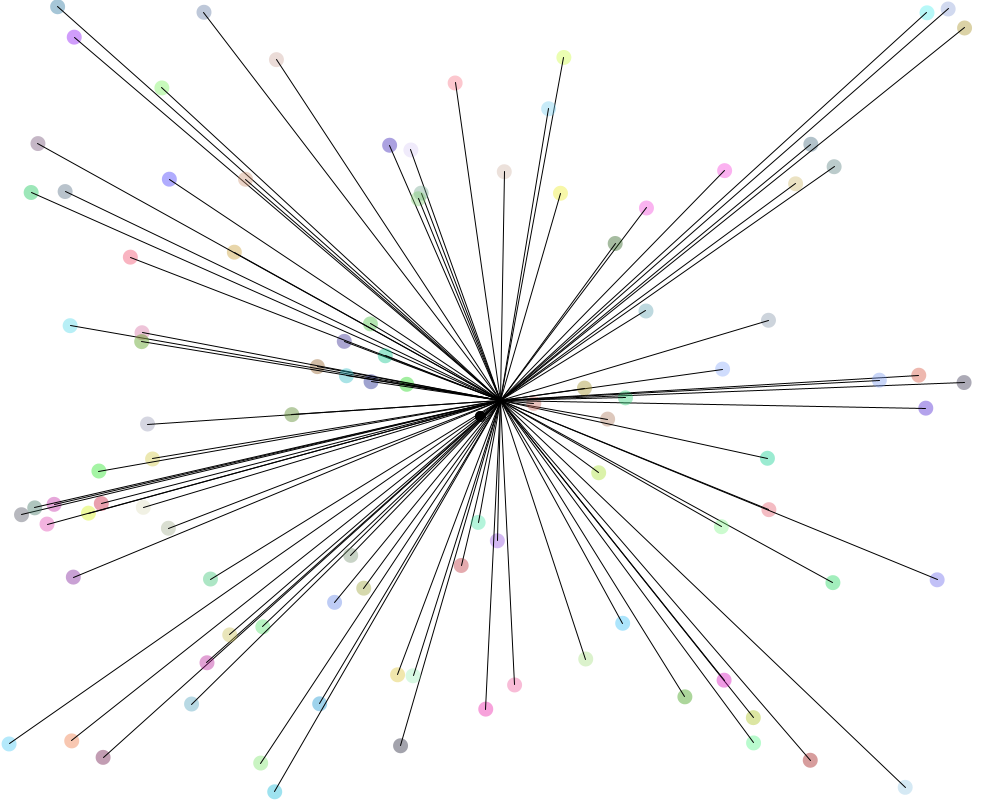
Frame 1 (no input)
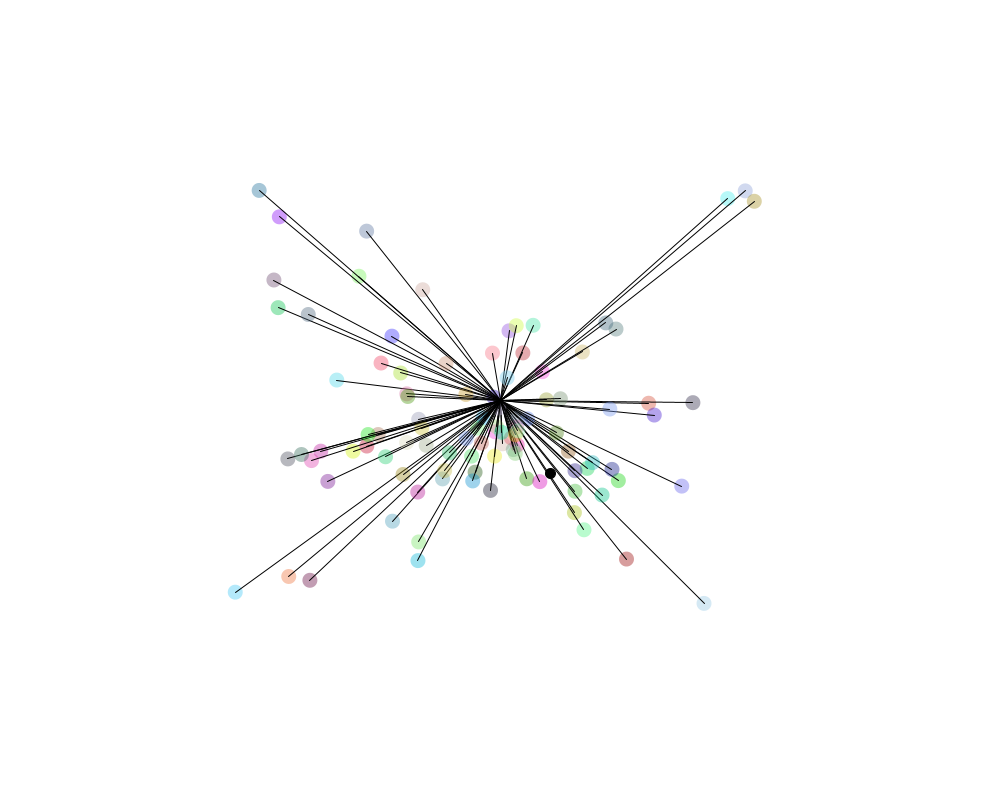
Frame 60 (the mouse pressed at the canvas centre just before this capture)
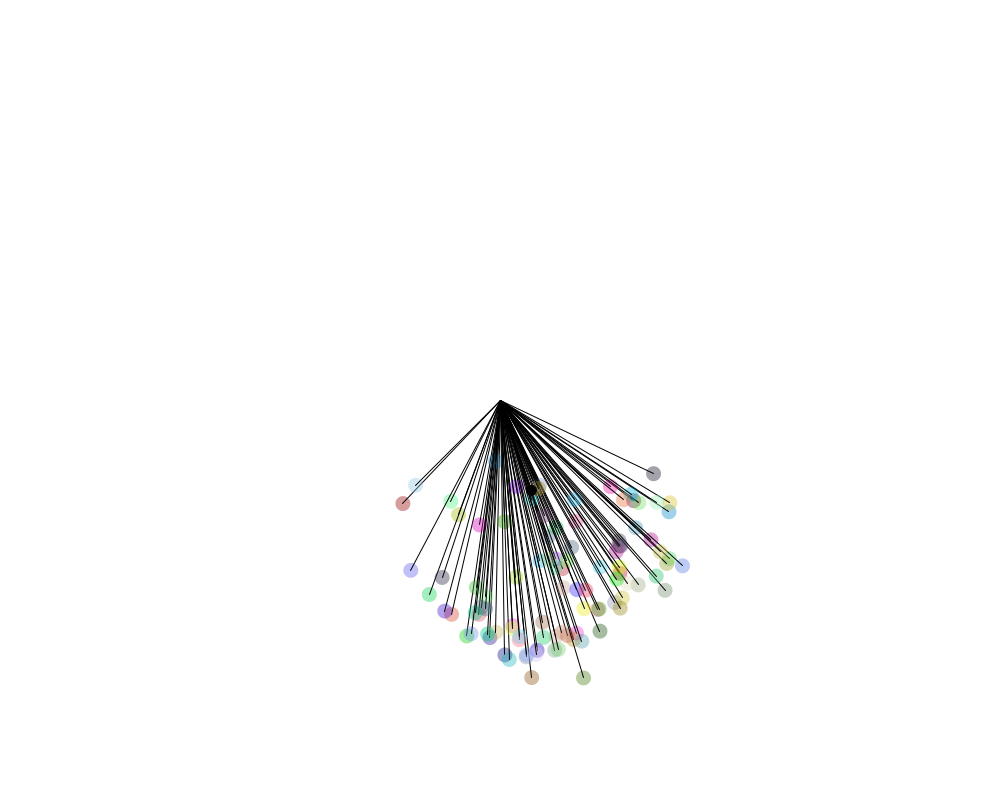
Frame 120 (the mouse held since frame 60 and released just before this capture)

The Processing sketch that drew these frames (run headless with seeded random() and noise(); from frame 60 on, the mouse is pressed at the canvas centre):

// Processing sketch: FlockOfCircles2
// ── FlockOfCircles2.pde
// The Nature of Code
// Daniel Shiffman
// http://natureofcode.com
// Ben Smith changes 2/5/20

// Demonstration of the basics of motion with vector.
// A "Mover" object stores position, velocity, and acceleration as vectors
// The motion is controlled by affecting the acceleration (in this case towards the mouse)

Mover[] movers = new Mover[100];

// random mover
float x;
float y;

void setup() {
  size(1000,800);
  for (int i = 0; i < movers.length; i++) {
    movers[i] = new Mover(); 
  }
  x=width/2;
  y=height/2;
}

void draw() {
  
  background(255,10);
  x+=random(-20,20);
  y+=random(-20,20);
  if(x > width || x < 0 ) x=width/2;
  if(y > height || y < 0 ) y=height/2;
  for (int i = 0; i < movers.length; i++) {
    movers[i].update((int)x,(int)y);
    movers[i].display(); 
  }
  fill(0);
  ellipse(x,y,10,10);
}

// ── Mover.pde
// The Nature of Code
// Daniel Shiffman
// http://natureofcode.com
// changes made by Ben Smith 02/04/2020

class Mover {

  // The Mover tracks position, velocity, and acceleration 
  PVector position;
  PVector velocity;
  PVector acceleration;
  // The Mover's maximum speed
  float topspeed;
  color myColor;

  Mover() {
    // Start in the center
    position = new PVector(random(width),random(height));
    velocity = new PVector(0,0);
    topspeed = 6;
    myColor = color(random(255),random(255), random(255),100);
  }

  void update(int moverX, int moverY) {
    
    // Compute a vector that points from position to mouse
    PVector mouse = new PVector(moverX,moverY);
    acceleration = PVector.sub(mouse,position);
    // Set magnitude of acceleration
    //acceleration.setMag(0.2);
    acceleration.normalize();
    acceleration.mult(0.2);
    
    // Velocity changes according to acceleration
    velocity.add(acceleration);
    // Limit the velocity by topspeed
    velocity.limit(topspeed);
    // position changes by velocity
    position.add(velocity);
  }

  void display() {
    noStroke();
    //strokeWeight(2);
    fill(myColor);
    ellipse(position.x,position.y,15,15);
    stroke(0);
    line(position.x,position.y, width/2,height/2);
  }

}
